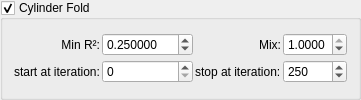
    <widget class="MyGroupBox" name="groupCheck_mandalay_cylinder_fold_enabled">
     <property name="title">
      <string>Cylinder Fold</string>
     </property>
     <property name="checkable">
      <bool>true</bool>
     </property>
     <layout class="QGridLayout" name="gridLayout_mandalay_cyl">
      <property name="spacing">
       <number>2</number>
      </property>
      <item row="0" column="0">
       <widget class="QLabel" name="label_mandalay_cyl_minr">
        <property name="text"><string>Min R²:</string></property>
        <property name="alignment"><set>Qt::AlignRight|Qt::AlignVCenter</set></property>
       </widget>
      </item>
      <item row="0" column="1">
       <widget class="MyDoubleSpinBox" name="spinbox_mandalay_cyl_min_r">
        <property name="decimals"><number>6</number></property>
        <property name="minimum"><double>0.000000000000000</double></property>
        <property name="maximum"><double>100.000000000000000</double></property>
        <property name="singleStep"><double>0.010000000000000</double></property>
        <property name="value"><double>0.250000000000000</double></property>
       </widget>
      </item>
      <item row="0" column="2">
       <widget class="QLabel" name="label_mandalay_cyl_mix">
        <property name="text"><string>Mix:</string></property>
        <property name="alignment"><set>Qt::AlignRight|Qt::AlignVCenter</set></property>
       </widget>
      </item>
      <item row="0" column="3">
       <widget class="MyDoubleSpinBox" name="spinbox_mandalay_cyl_mix">
        <property name="decimals"><number>4</number></property>
        <property name="minimum"><double>0.000000000000000</double></property>
        <property name="maximum"><double>1.000000000000000</double></property>
        <property name="singleStep"><double>0.050000000000000</double></property>
        <property name="value"><double>1.000000000000000</double></property>
       </widget>
      </item>
      <item row="1" column="0">
       <widget class="QLabel" name="label_mandalay_cyl_start">
        <property name="text"><string>start at iteration:</string></property>
       </widget>
      </item>
      <item row="1" column="1">
       <widget class="MySpinBox" name="spinboxInt_mandalay_start_iterations_cy">
        <property name="minimum"><number>0</number></property>
        <property name="maximum"><number>999</number></property>
       </widget>
      </item>
      <item row="1" column="2">
       <widget class="QLabel" name="label_mandalay_cyl_stop">
        <property name="text"><string>stop at iteration:</string></property>
       </widget>
      </item>
      <item row="1" column="3">
       <widget class="MySpinBox" name="spinboxInt_mandalay_stop_iterations_cy">
        <property name="minimum"><number>0</number></property>
        <property name="maximum"><number>999</number></property>
        <property name="value"><number>250</number></property>
       </widget>
      </item>
     </layout>
    </widget>
